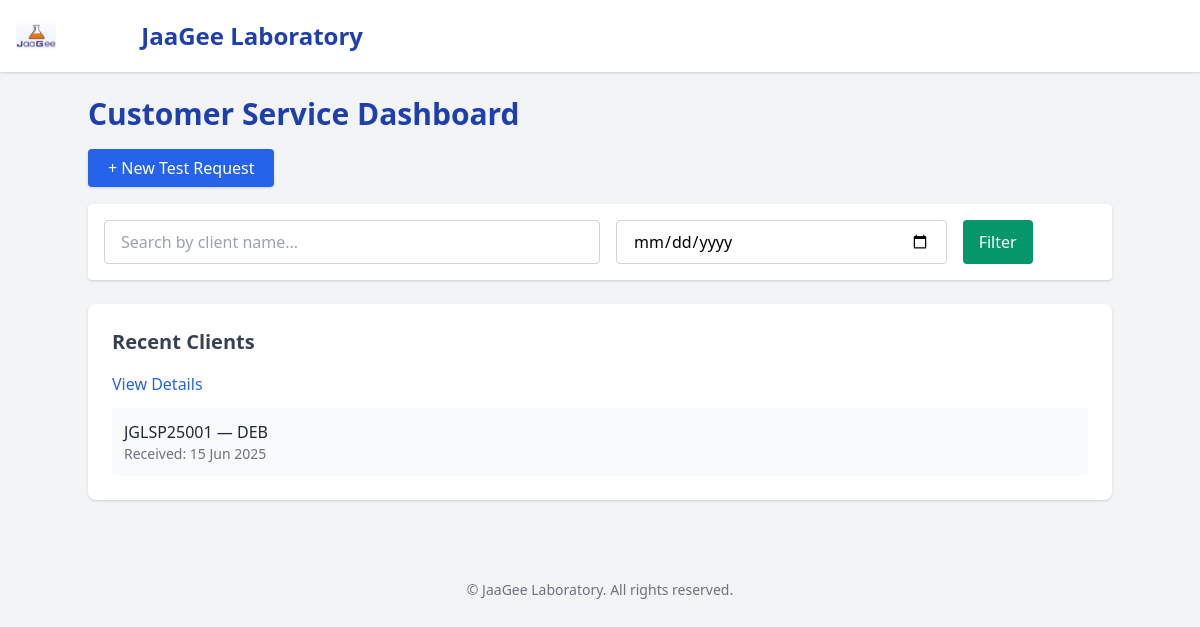
/dashboard/cs/ (signed in), run on an earlier commit of the app's database.
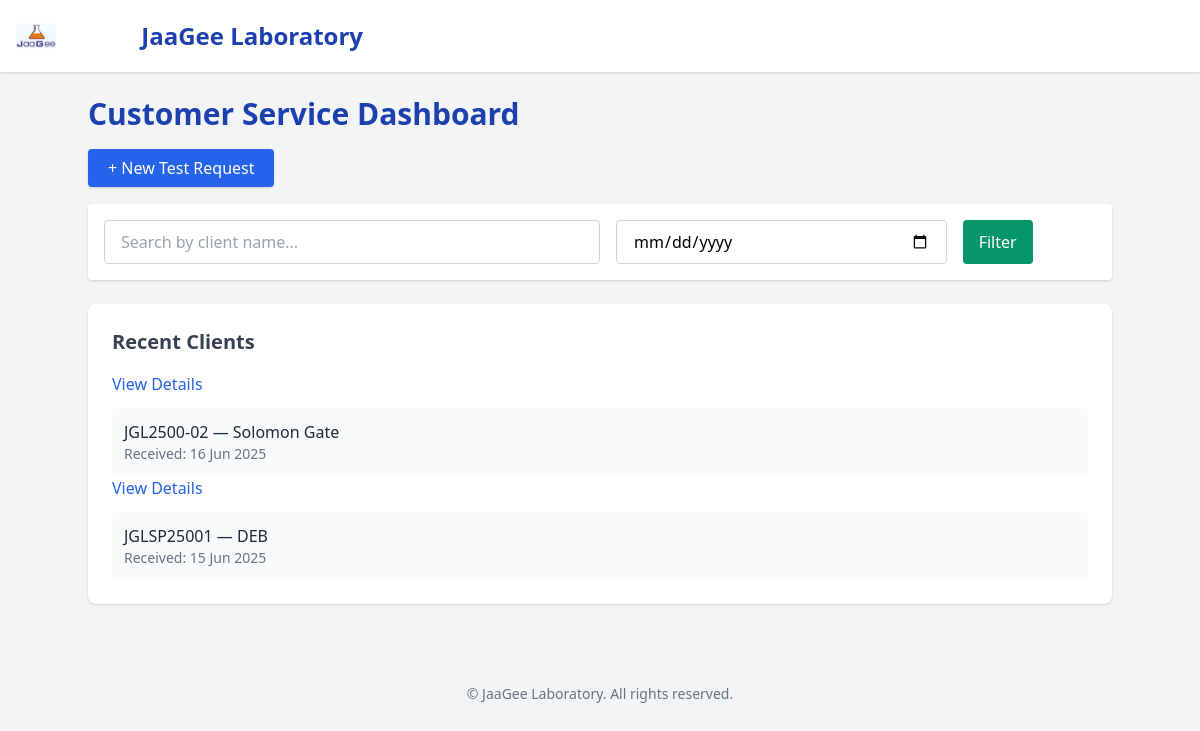
And on a later commit of the database.
### core/models.py (models this page shows, shortened)
class Client(models.Model):
    client_id = models.CharField(max_length=20, unique=True, editable=False)
    access_token = models.CharField(max_length=100, unique=True, default=generate_access_token, editable=False)
    organization = models.CharField(max_length=100, blank=True)
    name = models.CharField(max_length=100)
    address = models.TextField(blank=True)
    phone = models.CharField(max_length=20)
    email = models.EmailField(blank=True)
    date_received = models.DateField(auto_now_add=True)

### core/views.py (the view)
# urls.py: path('dashboard/cs/', views.cs_dashboard, name='cs_dashboard'),
@login_required
@user_passes_test(is_cs)
def cs_dashboard(request):
    clients = Client.objects.all().order_by('-date_received')
    search_query = request.GET.get('search')
    date_filter = request.GET.get('date')
    if search_query:
        clients = clients.filter(name__icontains=search_query)
    if date_filter:
        clients = clients.filter(date_received=date_filter)
    return render(request, 'core/cs_dashboard.html', {'clients': clients})

### core/views.py (called while the page is built)
def is_cs(user):
    return user.groups.filter(name='Customer Service').exists()

### core/templates/core/cs_dashboard.html
{% extends 'base.html' %}
{% block content %}
<div class="max-w-5xl mx-auto">
    <h2 class="text-3xl font-bold text-blue-800 mb-6">Customer Service Dashboard</h2>
    <div class="mb-6">
        <a href="{% url 'create_test_request' %}"
           class="bg-blue-600 hover:bg-blue-700 text-white px-5 py-2 rounded shadow">
            + New Test Request
        </a>
    </div>
    <form method="get" class="bg-white p-4 rounded shadow mb-6 flex flex-col md:flex-row gap-4">
        <input type="text" name="search" placeholder="Search by client name..." value="{{ request.GET.search }}"
               class="w-full md:w-1/2 px-4 py-2 border border-gray-300 rounded">
        <input type="date" name="date" value="{{ request.GET.date }}"
               class="w-full md:w-1/3 px-4 py-2 border border-gray-300 rounded">
        <button type="submit"
                class="bg-green-600 hover:bg-green-700 text-white px-4 py-2 rounded">
            Filter
        </button>
    </form>
    <div class="bg-white rounded-lg shadow p-6">
        <h3 class="text-xl font-semibold text-gray-700 mb-4">Recent Clients</h3>
        {% if clients %}
            <ul class="space-y-3">
                {% for client in clients %}
                <a href="{% url 'client_submission_detail' client.pk %}" class="text-blue-600 hover:underline">View Details</a>
                    <li class="p-3 bg-gray-50 rounded hover:bg-gray-100 transition">
                        <div class="flex justify-between items-center">
                            <div>
                                <p class="font-medium text-gray-800">
                                    {{ client.client_id }} — {{ client.name }}
                                </p>
                                <p class="text-sm text-gray-500">
                                    Received: {{ client.date_received|date:"d M Y" }}
                                </p>
                            </div>
                        </div>
                    </li>
                {% endfor %}
            </ul>
        {% else %}
            <p class="text-gray-500">No clients found for the selected filter.</p>
        {% endif %}
    </div>
</div>
{% endblock %}

What changed in the data, as far as the page shows it:
added Client: client_id "JGL2500-02", name "Solomon Gate", date_received "16 Jun 2025"
